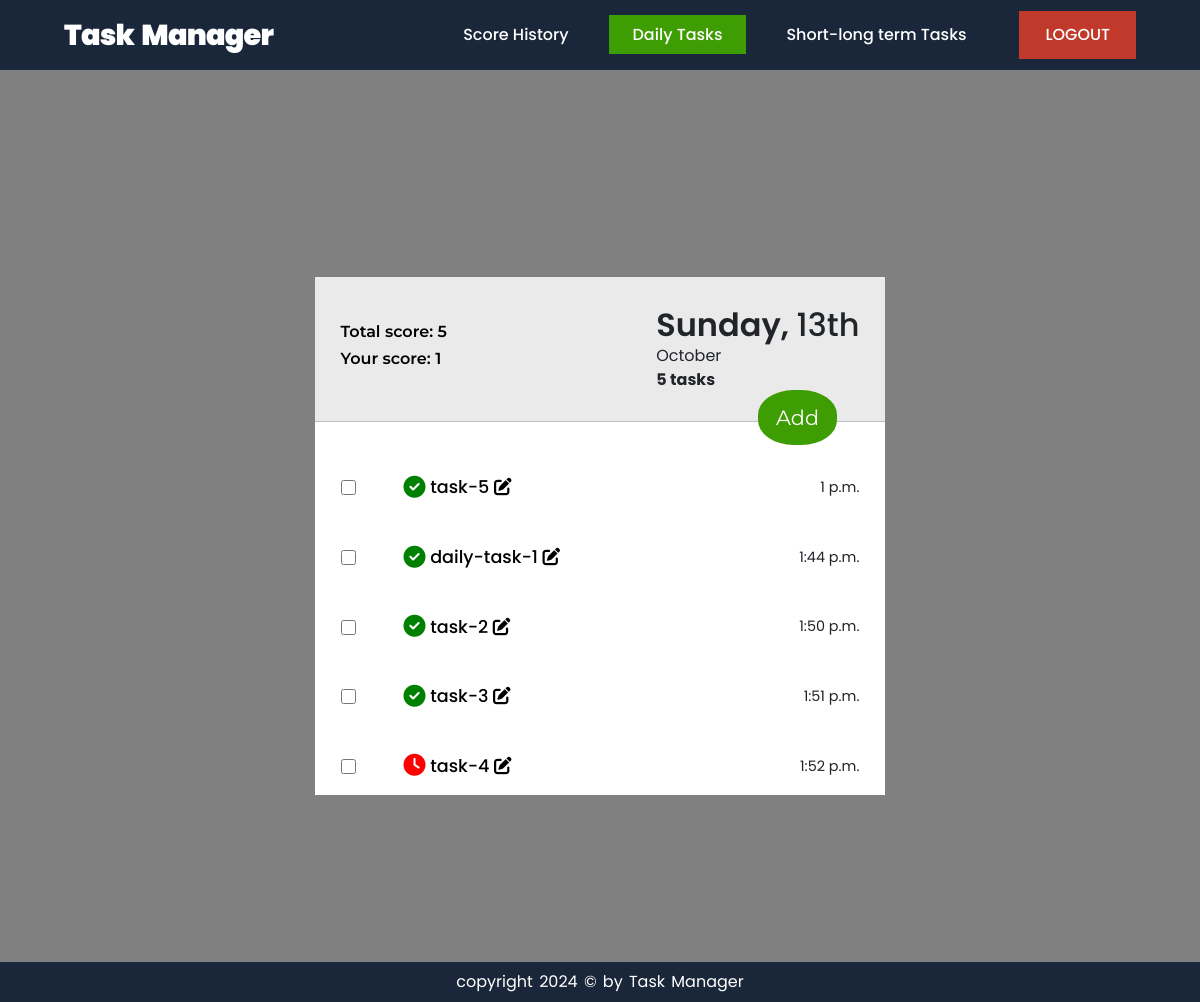
/daily/?created_at__date=2024-10-13 (signed in), run on the app's committed database.
### task/models.py (models this page shows, shortened)
class Task(models.Model):
    TASK_TYPE_MOST_IMPORTANT = "Most Important"
    TASK_TYPE_CRITICAL = "Critical"
    TASK_TYPE_OTHER = "Other"
    TASK_TYPES = (TASK_TYPE_MOST_IMPORTANT, TASK_TYPE_CRITICAL, TASK_TYPE_OTHER)
    TASK_DUERATION_DAILY = "Daily"
    TASK_DUERATION_LONG_SHORT_TERM = "Long-Short term"
    TASK_DUERATIONS = (TASK_DUERATION_DAILY, TASK_DUERATION_LONG_SHORT_TERM)
    is_completed = models.BooleanField(default=False)
    name = models.CharField(max_length=200)
    description = models.TextField()
    deadline = models.DateTimeField()
    created_by = models.ForeignKey(
        User, on_delete=models.CASCADE, related_name="tasks"
    )
    created_at = models.DateTimeField(auto_now_add=True)
    updated_at = models.DateTimeField(auto_now=True)
    score = models.IntegerField(default=1)
    type = models.CharField(
        max_length=20,
        choices=((i, i) for i in TASK_TYPES),
        default=TASK_TYPE_MOST_IMPORTANT,
    )
    duration = models.CharField(
        max_length=20,
        choices=((i, i) for i in TASK_DUERATIONS),
        default=TASK_DUERATION_LONG_SHORT_TERM,
    )

### task/views.py (the view)
# urls.py: path("daily/", views.TaskDailyView.as_view(), name="daily"),
class TaskDailyView(LoginRequiredMixin, View):
    template_name = "task/task-daily.html"
    def get(self, request):
        data = request.GET.dict()
        data_to_search = get_data_to_search(data, ["duration"])
        if not check_field_in_search_dict("created_at", data_to_search):
            data_to_search["created_at__date"] = timezone.now().date()
        tasks = (
            request.user.tasks.filter(
                **data_to_search, duration=Task.TASK_DUERATION_DAILY
            )
            .distinct()
            .order_by("-id")
        )  # noqa
        score = tasks.values("is_completed").annotate(all_score=Sum("score"))
        earned_score = total_score = 0
        if score.exists():
            earned_score_qs = score.filter(is_completed=True)
            if earned_score_qs.exists():
                earned_score = earned_score_qs.last()["all_score"]
            total_score = score.aggregate(total_score=Sum("all_score"))["total_score"]
        context = {
            "tasks": tasks.order_by("deadline").values(
                "id", "name", "deadline", "is_completed", "type"
            ),
            "total_score": total_score,
            "earned_score": earned_score,
            "created_at": timezone.datetime.strptime(
                str(get_field_in_search_dict("created_at", data_to_search)), "%Y-%m-%d"
            ),  # noqa
        }
        return render(request, self.template_name, context)

### task/templatetags/task_tags.py (called while the page is built)
@register.filter("day_with_postfix")
def day_with_postfix(day):
    last = int(list(str(day))[-1])
    day_dict = {
        1: "st",
        2: "nd",
        3: "rd",
    }
    if int(day) > 14:
        try:
            return f"{day}{day_dict[last]}"
        except KeyError:
            pass
    return f"{day}th"

### task/views.py (called while the page is built)
def get_data_to_search(data, exclude_fields=[]):
    return {
        d: data[d]
        for d in data
        if d.split("__")[0] in TASK_MODEL_FIELDS_NAME
        and d.split("__")[0] not in exclude_fields
    }  # noqa

def check_field_in_search_dict(field, search_dict):
    return any([field in f for f in search_dict])

def get_field_in_search_dict(field, search_dict):
    for f in search_dict:
        if field in f:
            return search_dict[f]

### templates/task/task-daily.html (shortened to what this page needs)
{% extends 'base.html' %}
{% load task_tags %}
{% block content %}
<div class="todo-app">
  <div class="container">
    <div class="row">
      <div class="col-lg-6 col-sm-12 mx-auto todo-box">
        <div class="single-content">
          <div
            class="header-container d-flex justify-content-between align-items-center"
          >
          <div class="task">
            <h5><a class="simple-anchor" href="?">Total score: {{ total_score }}</a></h5>
            <h5><a class="simple-anchor" href="?is_completed=1">Your score: {{ earned_score }}</a></h5>
          </div>
            <div class="app-day">
              <h2>{{ created_at | date:"l" }}, <span>{{ created_at.day | day_with_postfix }}</span></h2>
              <p>{{ created_at | date:"F"  }}</p>
              <p><strong>{{ tasks.count }} tasks</strong></p>
            </div>
          </div>
          <div class="input-field">
           <a href="{% url 'task:create' %}?duration=Daily"> <button type="button">Add</button></a>
          </div>
            <div class="todo-list">
          {% for task in tasks %}
            <div class="d-flex justify-content-between align-items-center mb-5">
              <div class="d-flex justify-content-sent align-items-center">
                <input type="checkbox" name="task-{{task.id}}" />
                <h5 class="mb-0">
                  <a href="{% url 'task:detail' task.id %}" class="simple-anchor">
                    {% if task.is_completed %}
                    <i class="fa-solid fa-check-circle fa-lg" style="color: green"></i>
                    {% else %}
                    <i class="fa-solid fa-clock fa-lg" style="color: red;"></i>
                    {% endif %} {{ task.name }}
                </a><a class="simple-anchor" href="{% url 'task:update' task.id %}?duration=Daily"><i class="fas fa-edit"></i></a></h5>
              </div>
              <p class="time">{{ task.deadline.time }}</p>
            </div>
          {% endfor %}
          </div>
        </div>
        </div>
      </div>
    </div>
  </div>
</div>
{% endblock content %}

### account/static/css/style.css (style rules this page uses)
* { margin: 0; padding: 0; box-sizing: border-box; }
body { font-family: 'Montserrat', sans-serif; scroll-behavior: smooth; }
:root { --primary-color: #3E9D03; --red: #C0392B; --blue: #1A273A; --black: #43A707; --white-color: #FFFFFF; --Relway: 'Raleway', sans-serif; --Poppins: 'Poppins', sans-serif; --Roboto: 'Roboto', sans-serif; }
.row>* { padding-right: calc(var(--bs-gutter-x) * .0); padding-left: calc(var(--bs-gutter-x) * .0); }
.todo-app { background-color: gray; height: 100vh; display: flex; justify-content: center; align-items: center; }
.single-content { border-radius: 10px; }
.todo-box { background-color: var(--white-color); }
.header-container { background-color: rgb(235, 234, 234); border-bottom: 1px solid rgb(192, 191, 191); padding: 1.8rem 1.6rem; margin-bottom: 1rem; }
.header-container h2 { font-size: 2rem; font-weight: 600; font-family: var(--Poppins); margin-bottom: 0; }
.header-container h2 span { font-weight: 500; }
.header-container p { margin-bottom: 0; font-size: 1rem; font-weight: 400; font-family: var(--Poppins); }
.task h5 { font-size: 1rem; font-weight: 600; color: var(--blue); font-family: var(--blue); }
.input-field { display: flex; justify-content: end; align-items: flex-end; margin-top: -3rem; margin-right: 3rem; }
.input-field button { padding: 10px 16px; border-radius: 45%; background-color: var(--primary-color); color: var(--white-color); font-size: 1.3rem; outline: none; border: 2px solid var(--primary-color); transition: all .3s ease 0s; }
.todo-list { padding: 2rem 1.6rem; height: 350px; overflow-y: scroll; }
.todo-list p { margin-bottom: 0; font-size: .9rem; font-weight: 400; font-family: var(--Poppins); color: var(blue); }
.todo-list h5 { font-size: 1.1rem; font-weight: 500; color: var(--blue); font-family: var(--Poppins); margin-left: 3rem; }
.todo-list input[type="checkbox"] { height: 15px; width: 15px; }
.simple-anchor { text-decoration: none; color: #000; }

### account/static/css/responsive.css (style rules this page uses)
:root { --primary-color: #3E9D03; --blue: #1A273A; --black: #43A707; --white-color: #FFFFFF; --Relway: 'Raleway', sans-serif; --Poppins: 'Poppins', sans-serif; --Roboto: 'Roboto', sans-serif; }

### account/static/css/table.css (style rules this page uses)
:root { --primary-color: #3E9D03; --blue: #1A273A; --black: #43A707; --white-color: #FFFFFF; --Relway: 'Raleway', sans-serif; --Poppins: 'Poppins', sans-serif; --Roboto: 'Roboto', sans-serif; }

### data on the page
Task: is_completed True (drawn), name "task-5", deadline.time "1 p.m."
Task: is_completed True (drawn), name "daily-task-1", deadline.time "1:44 p.m."
Task: is_completed True (drawn), name "task-2", deadline.time "1:50 p.m."
Task: is_completed True (drawn), name "task-3", deadline.time "1:51 p.m."
Task: is_completed False (drawn), name "task-4", deadline.time "1:52 p.m."

### other printed values
{{ total_score }} "5"
{{ earned_score }} "1"
{{ created_at | date:"l" }} "Sunday"
{{ created_at.day | day_with_postfix }} "13th"
{{ created_at | date:"F" }} "October"
{{ tasks.count }} "5"
